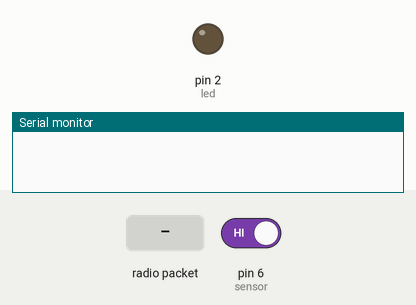
A sketch run on a simulated Arduino Uno, built with avr-gcc and run on an emulated ATmega328P. Parts: output pins drawn as LEDs (lit = HIGH), the last lines printed to the serial monitor. Inputs (shaded band) come from the test bench; at power-on: pin 6 (sensor) HIGH. No radio packets arrive unless stated.

Above: at 1.2 s.
1.3 s: pin 6 (sensor) driven LOW
At 2.5 s:
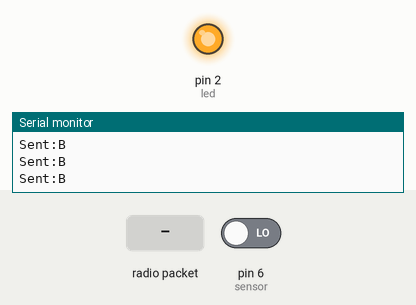
2.8 s: radio packet "3" arrives
4.3 s: pin 6 (sensor) driven HIGH
At 5.5 s:
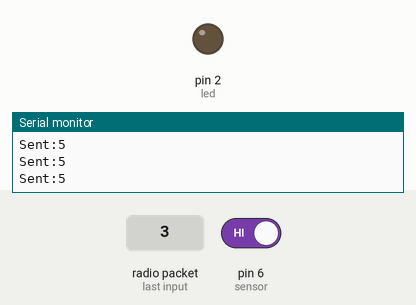
Timing chart, 0 to 7.3 s (numbered marks = the images above; inputs shaded):
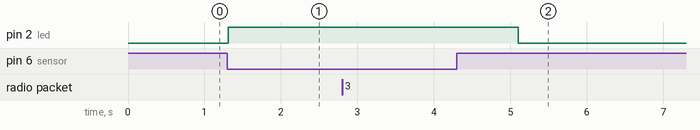

Measured:
- after the input at 1.3 s, pin 2 (led): LOW → HIGH at once
- after the input at 4.3 s, pin 2 (led): HIGH → LOW after 0.81 s

The sketch:

Post4.ino
```cpp
#include<SPI.h>
#include<nRF24L01.h>
#include<RF24.h>

RF24 radio(7,8);
const byte address[6]="00001";
const int led=2,sensor=6;
int sensorstate=0;

void setup(){
  Serial.begin(9600);
  radio.begin();
  radio.setPALevel(RF24_PA_MIN);
  pinMode(led,OUTPUT);
  pinMode(sensor,INPUT);
}

void loop() {
start:
  digitalWrite(led,LOW);
  sensorstate=digitalRead(sensor);
  if(sensorstate==LOW){
    digitalWrite(led,HIGH);
    delay(10);
    radio.stopListening();
    radio.openWritingPipe(address);
    const char transmita[]="B";
    for(int i=1;i<5;i++){
      radio.write(&transmita,sizeof(transmita));
      delay(10);
      Serial.print("Sent:");
      Serial.println(transmita);
    }
    //goto condition b
  }
  delay(10);
  radio.openReadingPipe(0,address);
  radio.startListening();
  if(radio.available()){
    char recievea[32]="";
    radio.read(&recievea,sizeof(recievea));
    Serial.print("Recieve:");
    Serial.println(recievea);
    if(recievea[0]=='3'){
      digitalWrite(led,HIGH);
      goto condition_a;
    }
  }
goto start;

condition_a:
   sensorstate=digitalRead(sensor);
   if(sensorstate==LOW){
    radio.stopListening();
    radio.openWritingPipe(address);
    const char transmitb[]="4";
    for(int i=1;i<5;i++){
      radio.write(&transmitb,sizeof(transmitb));
      delay(10);
      Serial.print("Sent:");
      Serial.println(transmitb);
    }
    delay(20);
    while(sensorstate==LOW){
      sensorstate=digitalRead(sensor);
    }
    delay(20);
    const char transmitc[]="5";
    for(int i=1;i<5;i++){
      radio.write(&transmitc,sizeof(transmitc));
      delay(10);
      Serial.print("Sent:");
      Serial.println(transmitc);
    }
    delay(50);
    radio.openReadingPipe(0,address);
    radio.startListening();
    char recieve[32]="";
    for(int i=1;i<10;i++){
      char recievec[32]="";
      if(radio.available()){
        radio.read(&recievec,sizeof(recievec));
        delay(10);
        Serial.print("Recieve:");
        Serial.println(recievec);
      }
      delay(10);
    }
    delay(300);
    digitalWrite(led,HIGH);
    delay(300);
    goto start;
   }
goto condition_a;
}
```
